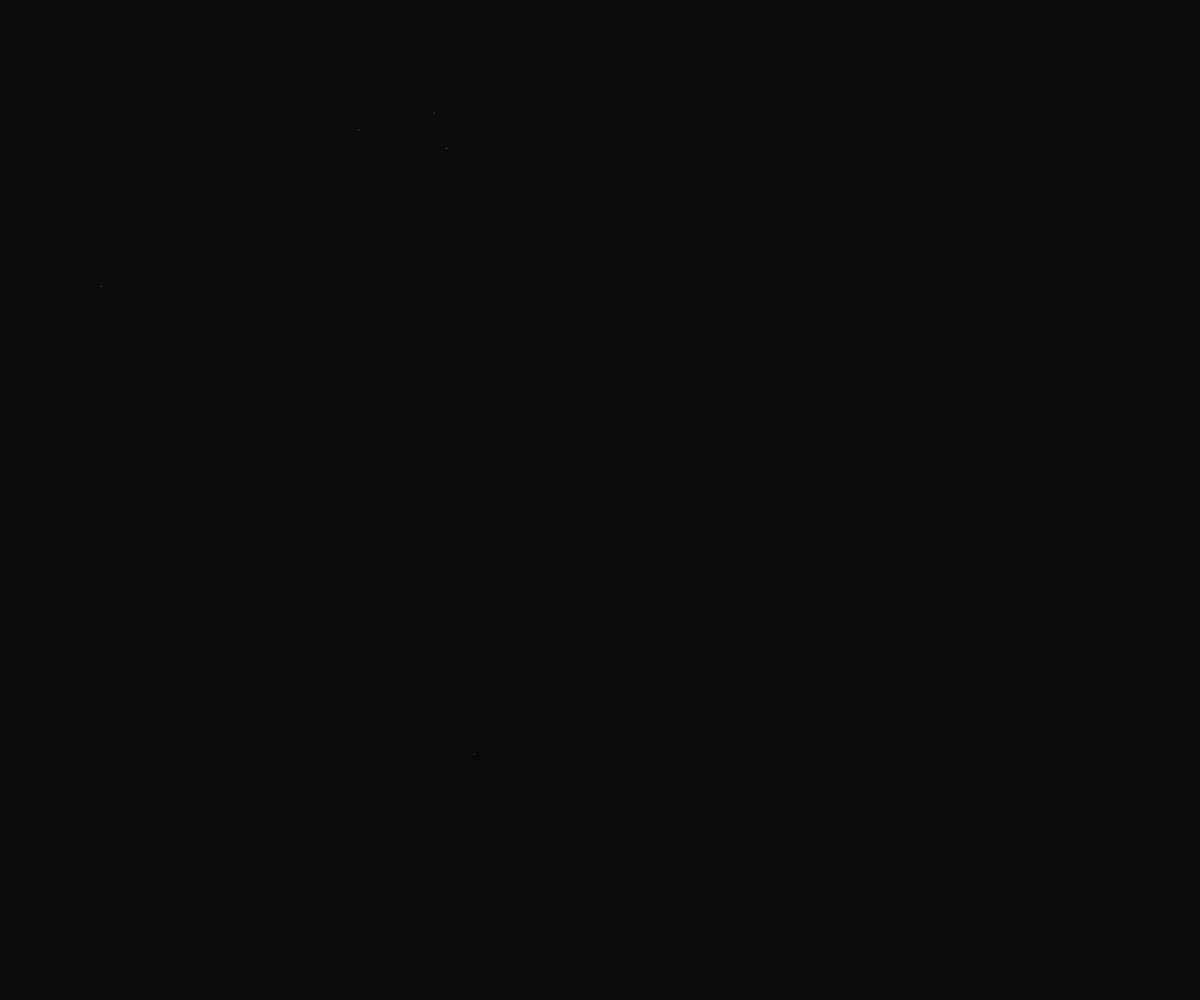
Frame 1 (no input)
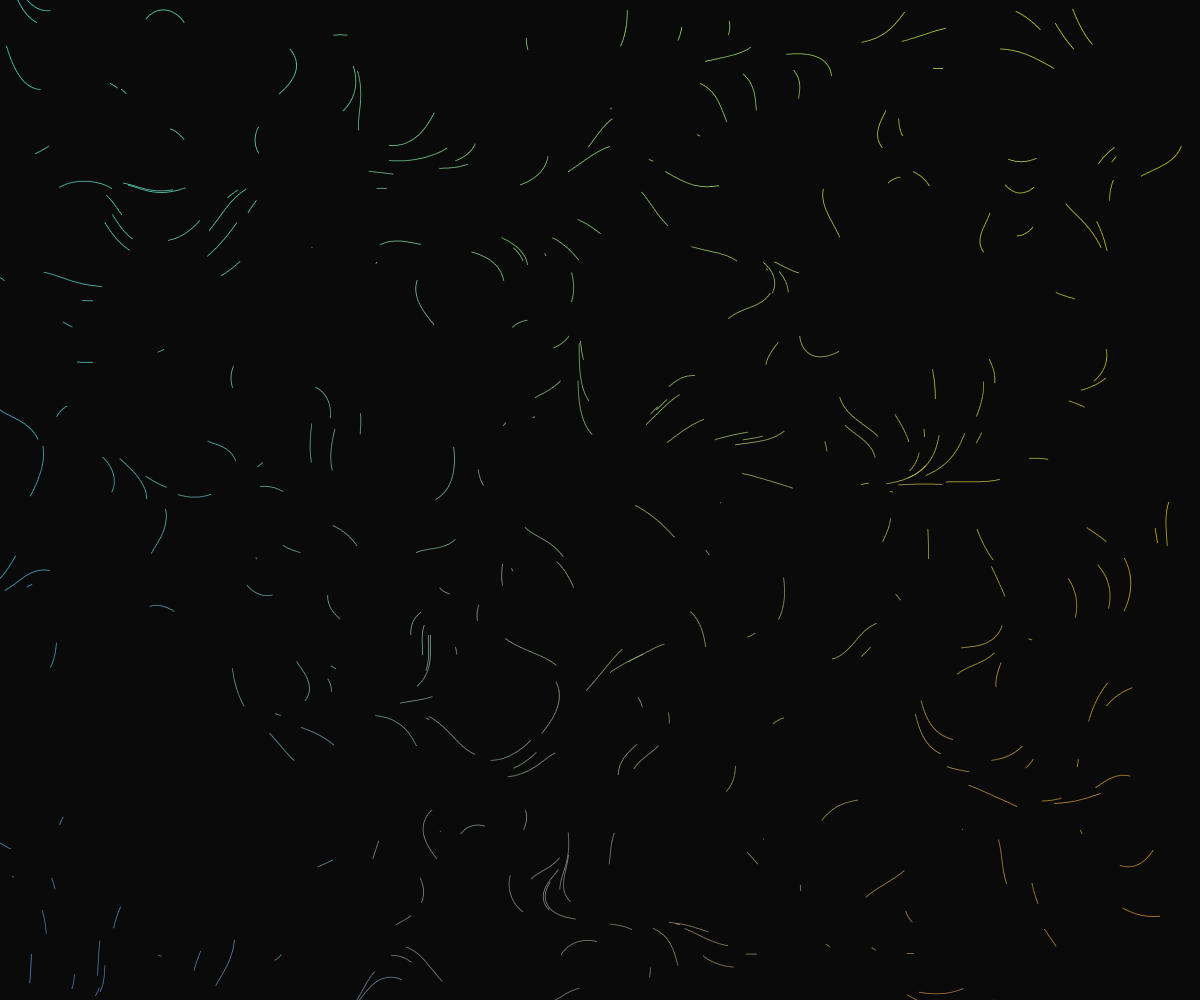
Frame 60 (no input)
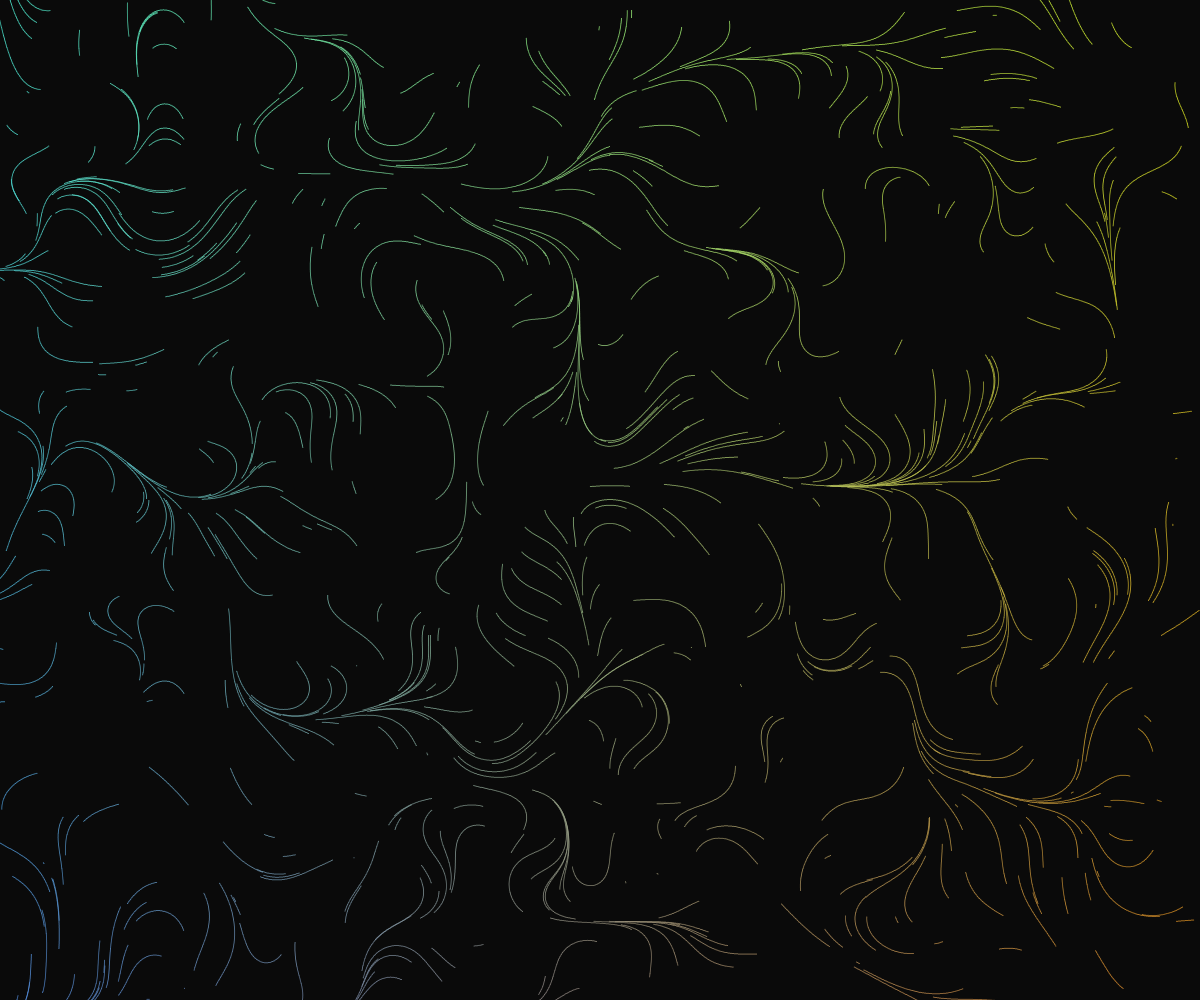
Frame 120 (the mouse pressed at the canvas centre since frame 60)

The p5.js sketch that drew these frames (run headless with seeded random() and noise() and a simulated clock; from frame 60 on, the mouse is pressed at the canvas centre):

// p5.js sketch
// ── sketch.js
let points = []
let mult = 0.003

let r1, r2, g1, g2, b1, b2


function setup() {
  createCanvas(windowWidth, windowHeight)
  background(10)
  noiseDetail(1)
  angleMode(DEGREES)

  //density is points per row (PPR)
  var density = 80

  //Space is the distance between each row
  var space = width / density

  for ( var x = 0; x <  width; x += space ){
      for( var y = 0; y < height; y += space){
        var p = createVector(x + random(-15, 15), y + random(-15, 15))
        points.push(p)
      }
  }

  shuffle(points, true)
   
  r1 = random(255)
  r2 = random(255)
  g1 = random(255)
  g2 = random(255)
  b1 = random(255)
  b2 = random(255)

  mult = random(0.002, 0.01)
}

function draw() {
  noStroke()
  
  if (frameCount * 5 <= points.length){
    var max = frameCount * 5
  } else {
    var max = points.length
  }

  for(var i = 0; i < max; i++){

    var r = map(points[i].x, 0, width, r1, r2)
    var g = map(points[i].y, 0, height, g1, g2)
    var b = map(points[i].x, 0, width, b1, b2)

    fill(r, g, b)

    //create angles for points to move
    var angle = map(noise(points[i].x * mult, points[i].y * mult), 0, 1, 0, 720)

    //now we add a vector to each poin
    points[i].add(createVector(cos(angle), sin(angle)))

    if (dist(width / 2, height / 2, points[i].x, points[i].y < 200)){
      ellipse(points[i].x, points[i].y, 1)
    }
  }
}
